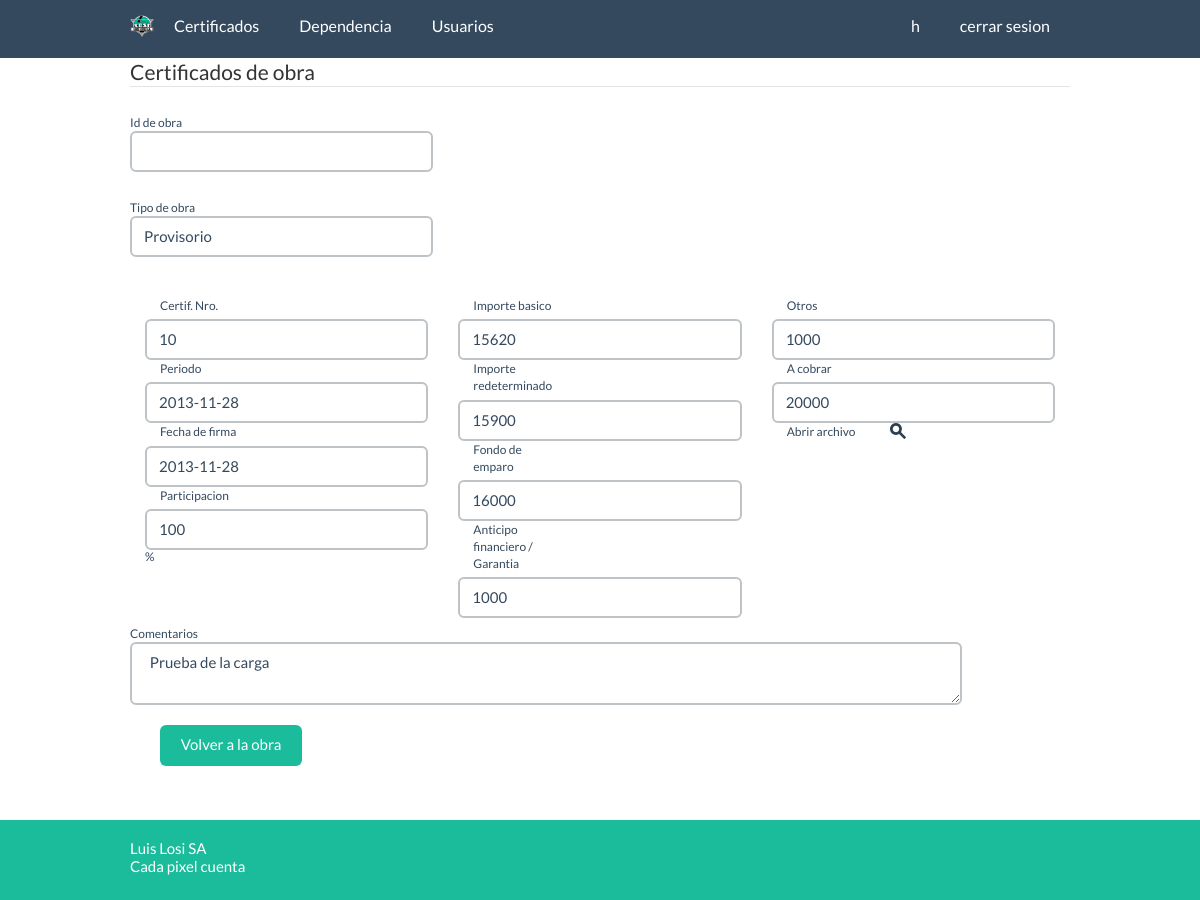
/certificados/muestra.php?id=10 (signed in), run on the app's committed database.
### tables this page shows
CREATE TABLE `tipocert` (
  `id` int(10) unsigned NOT NULL AUTO_INCREMENT,
  `descripcion` varchar(45) NOT NULL DEFAULT '',
  PRIMARY KEY (`id`)
);

CREATE TABLE `certificacion` (
  `id` int(10) unsigned NOT NULL AUTO_INCREMENT,
  `idObra` int(10) DEFAULT NULL,
  `certNro` int(10) unsigned DEFAULT NULL,
  `idTipo` int(10) unsigned DEFAULT NULL,
  `mes` varchar(15) DEFAULT NULL,
  `periodo` timestamp NULL DEFAULT NULL,
  `importeBasico` double DEFAULT NULL,
  `importeRedeterminado` double DEFAULT NULL,
  `fondoReparo` double DEFAULT NULL,
  `anticipoFinanciero` double DEFAULT NULL,
  `otrosDescuentos` double DEFAULT NULL,
  `aCobrar` double DEFAULT NULL,
  `comentario` varchar(50) DEFAULT NULL,
  `fecha` timestamp NULL DEFAULT NULL,
  `participacion` int(10) DEFAULT NULL,
  `imagen` varchar(250) DEFAULT NULL,
  `fechaFirma` timestamp NULL DEFAULT NULL,
  PRIMARY KEY (`id`),
  KEY `idObra` (`idObra`),
  KEY `FK_certificacion_2` (`idTipo`),
  CONSTRAINT `FK_certificacion_2` FOREIGN KEY (`idTipo`) REFERENCES `tipocert` (`id`),
  CONSTRAINT `FK_certificacion_ObraEjecutada` FOREIGN KEY (`idObra`) REFERENCES `obrasejecutadas` (`ID`)
);

### clases/ValueObject/TipocertValueObject.php (called while the page is built)
<?php
class TipocertValueObject {
    private $id, $descripcion;
    public function getId() {
        return $this->id;
    }
    public function setId($id) {
        $this->id = $id;
    }
    public function getDescripcion() {
        return $this->descripcion;
    }
    public function setDescripcion($descripcion) {
        $this->descripcion = $descripcion;
    }
}
?>

### clases/ActiveRecord/MysqlCertificacionActiveRecord.php (called while the page is built, shortened)
<?php
include_once '../clases/ValueObject/CertificacionValueObject.php';
class MysqlCertificacionActiveRecord implements ActiveRecord {
    public function buscarPorCertNro($oValueObject) {
        $sql = "SELECT * FROM certificacion";
        $sql .= " WHERE certNro = '".$oValueObject->getCertNro()."';";
        $resultado = mysql_query($sql);
        if($resultado){
            $fila = mysql_fetch_object($resultado);
            $oValueObject->setId($fila->id);
            $oValueObject->setIdObra($fila->idObra);
            $oValueObject->setCertNro($fila->certNro);
            $oValueObject->setIdTipo($fila->idTipo);
            $oValueObject->setMes($fila->mes);
            $oValueObject->setPeriodo($fila->periodo);
            $oValueObject->setImporteBasico($fila->importeBasico);
            $oValueObject->setImporteRedeterminado($fila->importeRedeterminado);
            $oValueObject->setFondoReparo($fila->fondoReparo);
            $oValueObject->setAnticipoFinanciero($fila->anticipoFinanciero);
            $oValueObject->setOtrosDescuentos($fila->otrosDescuentos);
            $oValueObject->setACobrar($fila->aCobrar);
            $oValueObject->setComentario($fila->comentario);
            $oValueObject->setFecha($fila->fecha);
            $oValueObject->setParticipacion($fila->participacion);
            $oValueObject->setImagen($fila->imagen);
            $oValueObject->setFechaFirma($fila->fechaFirma);
            return $oValueObject;
        } else {
            return FALSE;
        }
    }
}

### clases/ValueObject/CertificacionValueObject.php (called while the page is built, shortened)
<?php
class CertificacionValueObject {
    private $id, $idObra, $certNro, $idTipo, $mes, $periodo, $importeBasico;
    private $importeRedeterminado, $fondoReparo, $anticipoFinanciero;
    private $otrosDescuentos, $aCobrar, $comentario, $fecha;
    private $participacion, $imagen, $fechaFirma;
    public function getCertNro() {
        return $this->certNro;
    }
    public function setCertNro($certNro) {
        $this->certNro = $certNro;
    }
    public function getPeriodo() {
        return $this->periodo;
    }
    public function setPeriodo($periodo) {
        $this->periodo = $periodo;
    }
    public function getImporteBasico() {
        return $this->importeBasico;
    }
    public function setImporteBasico($importeBasico) {
        $this->importeBasico = $importeBasico;
    }
    public function getImporteRedeterminado() {
        return $this->importeRedeterminado;
    }
    public function setImporteRedeterminado($importeRedeterminado) {
        $this->importeRedeterminado = $importeRedeterminado;
    }
    public function getFondoReparo() {
        return $this->fondoReparo;
    }
    public function setFondoReparo($fondoReparo) {
        $this->fondoReparo = $fondoReparo;
    }
    public function getAnticipoFinanciero() {
        return $this->anticipoFinanciero;
    }
    public function setAnticipoFinanciero($anticipoFinanciero) {
        $this->anticipoFinanciero = $anticipoFinanciero;
    }
    public function getOtrosDescuentos() {
        return $this->otrosDescuentos;
    }
    public function setOtrosDescuentos($otrosDescuentos) {
        $this->otrosDescuentos = $otrosDescuentos;
    }
    public function getACobrar() {
        return $this->aCobrar;
    }
    public function setACobrar($aCobrar) {
        $this->aCobrar = $aCobrar;
    }
    public function getComentario() {
        return $this->comentario;
    }
    public function setComentario($comentario) {
        $this->comentario = $comentario;
    }
    public function getParticipacion() {
        return $this->participacion;
    }
    public function setParticipacion($participacion) {
        $this->participacion = $participacion;
    }
    public function getFechaFirma() {
        return $this->fechaFirma;
    }
    public function setFechaFirma($fechaFirma) {
        $this->fechaFirma = $fechaFirma;
    }
}
?>

### clases/ActiveRecord/MysqlTipocertActiveRecord.php (called while the page is built, shortened)
<?php
include_once '../clases/ValueObject/TipocertValueObject.php';
class MysqlTipocertActiveRecord implements ActiveRecord{
    public function buscar($oValueObject) {
        $sql = "SELECT * FROM tipocert ";
        $sql .= "WHERE id = " . $oValueObject->getId();
        $resultado = mysql_query($sql);
        if($resultado){
            $fila = mysql_fetch_object($resultado);
            $oValueObject->setId($fila->id);
            $oValueObject->setDescripcion($fila->descripcion);
            return $oValueObject;
        } else {
            return FALSE;
        }
    }
}
?>

### certificados/muestra.php (the view, shortened to what this page needs)
<?php
require_once '../clases/ActiveRecord/ActiveRecordAbstractFactory.php';
?>
<!DOCTYPE html>
<html>
    <head>
        <?php include_once "../includes/php/estilos.php";?>
    </head>
    <body>
        <?php include_once "../includes/php/header.php";
        include_once '../clases/ActiveRecord/MysqlCertificacionActiveRecord.php';
        include_once '../clases/ValueObject/CertificacionValueObject.php';
        $oCertificado = new MysqlCertificacionActiveRecord();
        $oCertificadoVO = new CertificacionValueObject();
        $oCertificadoVO->setCertNro($_GET["id"]);
        $oCertificadoVO = $oCertificado->buscarPorCertNro($oCertificadoVO);?>
        <div class="container">
            <form class="form-horizontal">
                <legend>Certificados de obra</legend>
                <div class="form-group col-lg-12">
                    <div class="col-lg-4">
                        <div class="form-group" >
                            <label class="control-label">Id de obra</label><br />
                             <?php
                            if(isset($_GET['idobra'])){
                                ?>
                            <input class="form-control short small" name="identificador" id="identificador" value="<?php echo $_GET['idobra'];?>" size="10">
                                <?php
                            } else {
                            ?>
                            <input class="form-control short small" name="identificador" id="identificador" value="" size="10">
                            <?php
                            }
                            ?>
                        </div>
                        <div>
                            <div class="form-group">
                                <label class="control-label">Tipo de obra</label><br />
                                <?php
                                    include_once '../clases/ActiveRecord/MysqlTipocertActiveRecord.php';
                                    include_once '../clases/ValueObject/TipocertValueObject.php';
                                    $oTipoCert = new MysqlTipocertActiveRecord();
                                    $oTipocertVO = new TipocertValueObject();
                                    $oTipocertVO->setId($oCertificadoVO->getIdTipo());
                                    $oTipocertVO = $oTipoCert->buscar($oTipocertVO);
                                ?>
                                <input class="form-control short small" name="Tipo_obra" id="identificador" value="<?php echo utf8_encode($oTipocertVO->getDescripcion()); ?>" size="10">
                            </div>
                        </div>
                    </div>
                </div>
                <div class="col-lg-4">
                    <div>
                        <label class="col-lg-5">Certif. Nro.</label>
                        <input class="form-control short small" name="nrocert" value="<?php echo utf8_encode($oCertificadoVO->getCertNro()); ?> " id="nrocert" size="10">
                    </div>
                    <div>
                        <label class="col-lg-5">Periodo</label>
                        <input class="form-control short small" name="periodo" value="<?php echo substr(utf8_encode($oCertificadoVO->getPeriodo()), 0, 10)  ; ?> " id="periodo" size="10">
                    </div>
                    <div >
                        <label class="col-lg-5">Fecha de firma</label>
                        <input class="form-control short small" name="fechafirma" value="<?php echo substr(utf8_encode($oCertificadoVO->getFechaFirma()), 0, 10)  ; ?> " id="fechafirma" size="10">
                    </div>
                    <div>
                        <label class="col-lg-5">Participacion</label>
                        <input class="form-control short small" name="participacion" value="<?php echo utf8_encode($oCertificadoVO->getParticipacion()); ?> " id="participacion" size="10">%
                    </div>
               </div>
                <div class="col-lg-4">
                    <div>
                        <label class="col-lg-5">Importe basico</label>
                        <input class="form-control short small" name="importeb" value="<?php echo utf8_encode($oCertificadoVO->getImporteBasico()); ?> " id="importeb" size="10">
                    </div>
                    <div >
                        <label class="col-lg-5">Importe redeterminado</label>
                        <input class="form-control short small" name="importer" value="<?php echo utf8_encode($oCertificadoVO->getImporteRedeterminado()); ?> " id="importer" size="10">
                    </div>
                    <div>
                        <label class="col-lg-5">Fondo de emparo</label>
                        <input class="form-control short small" name="fondoamp" value="<?php echo utf8_encode($oCertificadoVO->getFondoReparo()); ?> " id="fondoamp" size="10">
                    </div>
                    <div>
                        <label class="col-lg-5">Anticipo financiero / Garantia</label>
                        <input class="form-control short small" name="anticipo" value="<?php echo utf8_encode($oCertificadoVO->getAnticipoFinanciero()); ?> " id="anticipo" size="10">
                    </div>
               </div>
                <div class="col-lg-4">
                    <div>
                        <label class="col-lg-5">Otros</label>
                        <input class="form-control short small" name="otros" value="<?php echo utf8_encode($oCertificadoVO->getOtrosDescuentos()); ?> " id="otros" size="10">
                    </div>
                    <div >
                        <label class="col-lg-5">A cobrar</label>
                        <input class="form-control short small" name="acobrar" value="<?php echo utf8_encode($oCertificadoVO->getACobrar()); ?> " id="acobrar" size="10">
                    </div>
                    <div class="">
                        <label class="col-lg-5">Abrir archivo</label>
                        <a href="#"><img src="../images/todo/search.png" /></a>
                    </div>
               </div>
               <div class="form-group col-lg-11">
                    <label class="control-label">Comentarios</label><br />
                    <textarea class="col-lg-9 form-control" rows="2" maxlength="250" name="comentarios" id="comentarios" > <?php echo utf8_encode($oCertificadoVO->getComentario()); ?> </textarea>
               </div>
                <div class="span3">
                        <a href="../obras/muestra.php?id=<?php echo $_GET['idobra']?>" class="btn  btn-primary">&nbsp;&nbsp;&nbsp;Volver a la obra&nbsp;&nbsp;&nbsp;</a>
                </div>
            </form>
         </div>
        <?php include_once "../includes/php/footer.php";?>
    </body>
</html>

### css/flat-ui.css (style rules this page uses)
body { font-family: 'Lato', Helvetica, Arial, sans-serif; font-size: 14px; line-height: 1.231; color: #34495e; background-color: #ffffff; }
a { color: #16a085; text-decoration: none; -webkit-transition: 0.25s; -moz-transition: 0.25s; -o-transition: 0.25s; transition: 0.25s; -webkit-backface-visibility: hidden; }
.btn, .btn-group > .btn, .btn-group > .dropdown-menu, .btn-group > .popover { font-size: 15px; font-weight: 400; }
.btn { border: none; background: #bdc3c7; color: #ffffff; padding: 9px 12px 10px; line-height: 22px; text-decoration: none; border-radius: 6px; -webkit-transition: 0.25s linear; -moz-transition: 0.25s linear; -o-transition: 0.25s linear; transition: 0.25s linear; -webkit-backface-visibility: hidden; -webkit-user-select: none; -moz-user-select: none; -ms-user-select: none; -o-user-select: none; user-select: none; }
.btn.btn-primary { background-color: #1abc9c; }
textarea { font-size: 15px; line-height: 24px; padding: 5px 11px; }
label { font-weight: normal; line-height: 1.4285755000000002em; }
.form-control { border: 2px solid #bdc3c7; color: #34495e; font-family: 'Lato', Helvetica, Arial, sans-serif; font-size: 15px; padding: 8px 12px; height: 41px; -webkit-appearance: none; border-radius: 6px; -webkit-box-shadow: none; -moz-box-shadow: none; box-shadow: none; -webkit-transition: border .25s linear, color .25s linear, background-color .25s linear; -moz-transition: border .25s linear, color .25s linear, background-color .25s linear; -o-transition: border .25s linear, color .25s linear, background-color .25s linear; transition: border .25s linear, color .25s linear, background-color .25s linear; -webkit-backface-visibility: hidden; }
.form-group { position: relative; margin-bottom: 20px; }
.form-group { position: relative; }

### css/demo.css (style rules this page uses)
.container { max-width: 970px !important; }

### css/otros-estilos.css (style rules this page uses)
@media (min-width: 981px) { body { padding-top: 60px; } }
* { margin: 0; }
html, body { height: 100%; }
body { font-size: 12px; }
.container { min-height: 100%; height: auto !important; height: 100%; margin: 0 auto -40px; }

### data on the page
tipocert: Tipo_obra "Provisorio"
certificacion: nrocert "10", periodo "2013-11-28", fechafirma "2013-11-28", participacion "100", importeb "15620", importer "15900", fondoamp "16000", anticipo "1000", otros "1000", acobrar "20000", comentarios "Prueba de la carga"

### other printed values
$_SESSION['nombre'] "h"
